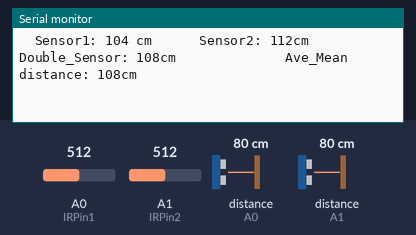
Simulated run of this sketch. Board: Arduino Uno, built with avr-gcc and run on an emulated ATmega328P. Parts: the last lines printed to the serial monitor. Inputs (shaded band) come from the test bench; at power-on: distance to the obstacle (sensors on A0, A1) 80 cm, A0 (IRPin1) = 512, A1 (IRPin2) = 512.

Above: at 1.2 s.
1.3 s: distance to the obstacle (sensor on A0) set to 2 cm
At 2.2 s:
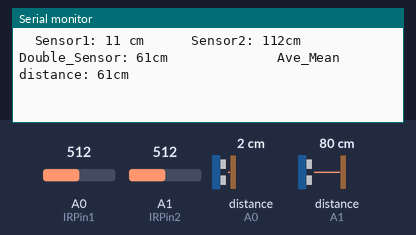
2.8 s: distance to the obstacle (sensor on A1) set to 2 cm
At 4.0 s:
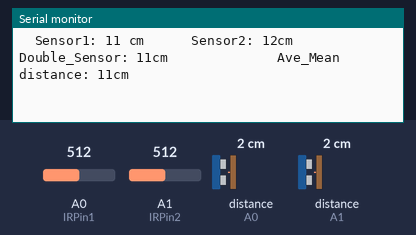
4.3 s: distance to the obstacle (sensor on A0) set to 18 cm
At 5.5 s:
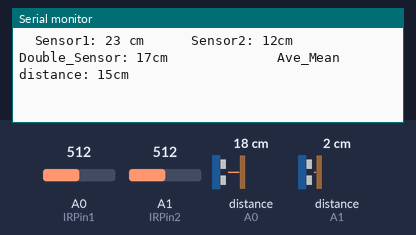
5.8 s: distance to the obstacle (sensor on A1) set to 18 cm
At 7.1 s:
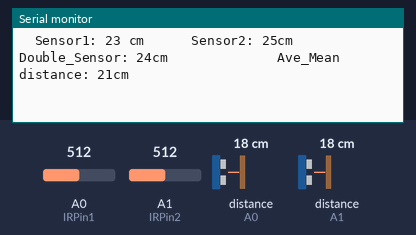
Timing chart, 0 to 8.3 s (numbered marks = the images above; inputs shaded):
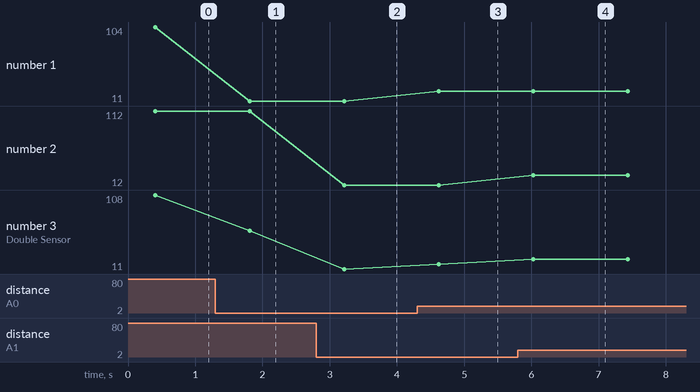

Measured:
- after the input at 1.3 s, the serial monitor: prints a new line after 0.51 s (image 1)
- after the input at 2.8 s, the serial monitor: prints a new line after 0.42 s (image 2)
- after the input at 4.3 s, the serial monitor: prints a new line after 0.32 s (image 3)
- after the input at 5.8 s, the serial monitor: prints a new line after 0.23 s (image 4)
- plotted number 1: 104 → 11 after the input at 1.3 s, 11 → 23 after the input at 4.3 s
- plotted number 2: 112 → 12 after the input at 2.8 s, 12 → 25 after the input at 5.8 s
- plotted number 3: 108 → 61 after the input at 1.3 s, 11 → 17 after the input at 4.3 s, 17 → 24 after the input at 5.8 s

The sketch:

sharp_distance_sensor_10to80_double.ino
```cpp
#include <SharpIR.h>
#define IRPin1 A0
#define IRPin2 A1
#define model 1080
int x;
int y;
int V, Distance1 ;
int Z, Distance2 ;
int dou_distance_cm;
int ave_distance_cm;
SharpIR mySensor1 = SharpIR(IRPin1, model);
SharpIR mySensor2 = SharpIR(IRPin2, model);
void setup() {
Serial.begin(9600);
}

void loop() {
x = analogRead(A0);
y = analogRead(A1);
V = x*5.000000/1023.000000 ;
Z = y*5.000000/1023.000000 ;
Distance1 = 29.988*pow(V , -1.173); //GP2Y0A21YK (1080)
Distance2 = 29.988*pow(Z , -1.173); //GP2Y0A21YK (1080)

  for(char i=0;i<10;i++) {                       //for 迴圈，迴圈10次
    Distance1 = mySensor1.distance();
    Distance2 = mySensor2.distance();
    Distance1 = Distance1 *1.3;
    Distance2 = Distance2 *1.4;
    dou_distance_cm = Distance1 + Distance2;
    dou_distance_cm = dou_distance_cm /2;

    ave_distance_cm = ave_distance_cm + dou_distance_cm;
   }
   ave_distance_cm = ave_distance_cm / 10; //將加了10次的值除10得平均

  Serial.print("  Sensor1: ");
  Serial.print(Distance1);
  Serial.print(" cm");
  Serial.print("      Sensor2: ");
  Serial.print(Distance2);
  Serial.print("cm");
  Serial.print("          Double_Sensor: ");
  Serial.print(dou_distance_cm);
  Serial.print("cm");
  delay(100);
  Serial.print("              Ave_Mean distance: ");
  Serial.print(ave_distance_cm);
  Serial.println("cm");
  delay(900);                                   //延遲 1秒
   ave_distance_cm = 0;                          //將ave_distance_cm清為0
  }
```
